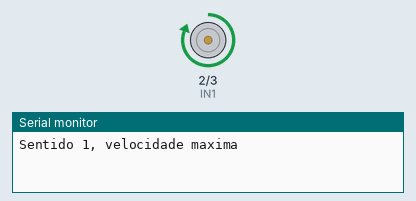
Simulated run of this sketch. Board: Arduino Uno, built with avr-gcc and run on an emulated ATmega328P. On the bench: motor-driver pin pairs drawn as motors (green arrow = first pin HIGH = forward, orange = second pin HIGH = backward, longer = more drive, scaled by the enable pin), the last lines printed to the serial monitor.

Above: at 0.1 s.
At 9.52 s:
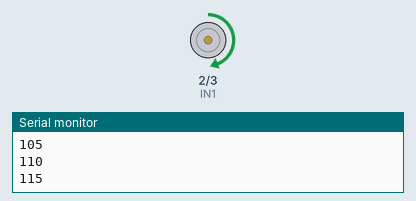
At 18.9 s:
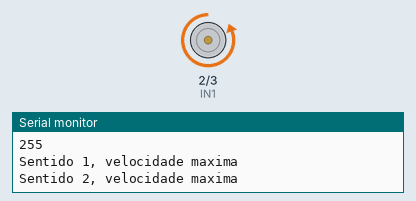
At 29.7 s:
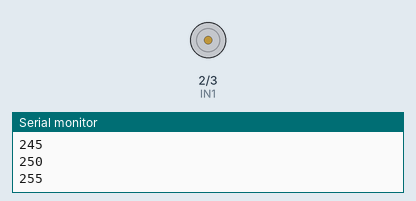
Timing chart, 0 to 40.0 s (numbered marks = the images above):
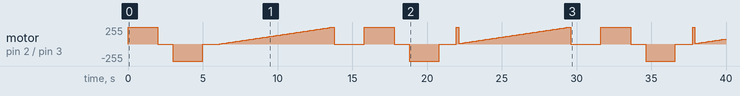

Measured:
- by itself, motor on pin 2 (IN1) / pin 3 (IN2): stopped → forward 255/255 at 0.00 s, → stopped 2.0 s later, → backward 255/255 1.0 s later, → stopped 2.0 s later, … (131 changes in this stretch)

The sketch:

03_motor_unico_l298n.ino
```cpp
/*
 * TESTE UNITÁRIO 03 — Um motor N20 na ponte H L298N
 * Valida: fiação do driver, sentido de giro e controle de velocidade por PWM.
 *
 * Ligações (saída A do L298N):
 *   IN1 -> pino 2 | IN2 -> pino 3 | ENA -> pino 9 (PWM)
 *   Motor nos bornes OUT1/OUT2. Bateria em +12V/GND do módulo. GND comum com o Arduino!
 *
 * Resultado esperado: o motor gira 2 s para um lado, para, gira 2 s para o outro,
 * e em seguida faz uma rampa de velocidade (acelera e desacelera).
 * Anote o PWM MÍNIMO em que o motor realmente começa a girar.
 */

const int IN1 = 2;
const int IN2 = 3;
const int ENA = 9;  // PWM

void setup() {
  pinMode(IN1, OUTPUT);
  pinMode(IN2, OUTPUT);
  pinMode(ENA, OUTPUT);
  Serial.begin(9600);
}

void girar(bool sentidoHorario, int velocidade) {
  digitalWrite(IN1, sentidoHorario ? HIGH : LOW);
  digitalWrite(IN2, sentidoHorario ? LOW  : HIGH);
  analogWrite(ENA, velocidade);   // 0 a 255
}

void parar() {
  digitalWrite(IN1, LOW);
  digitalWrite(IN2, LOW);
  analogWrite(ENA, 0);
}

void loop() {
  Serial.println("Sentido 1, velocidade maxima");
  girar(true, 255);
  delay(2000);

  parar();
  delay(1000);

  Serial.println("Sentido 2, velocidade maxima");
  girar(false, 255);
  delay(2000);

  parar();
  delay(1000);

  // Rampa: observe em que PWM o motor COMEÇA a girar (limiar de partida)
  Serial.println("Rampa de velocidade (0 -> 255)");
  for (int pwm = 0; pwm <= 255; pwm += 5) {
    girar(true, pwm);
    Serial.println(pwm);
    delay(150);
  }
  parar();
  delay(2000);
}
```
